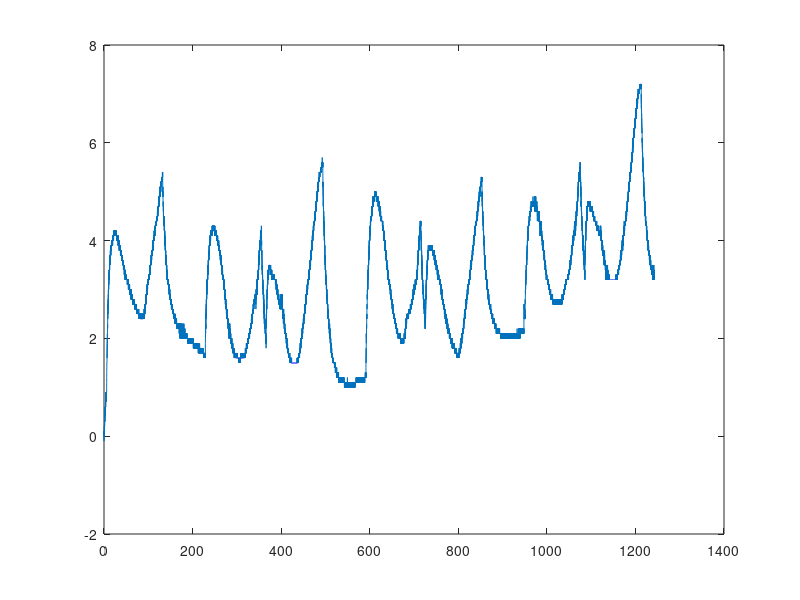

Source code (MATLAB): (Note: this script raises an error after producing the figure.)
clear all
close all
% dTemp=T-Te
% C*(dT/dt)= -k1(T-Te) + k2Iq + K3Iq_rms + k4Id + k5Id_rms + k10Pw +
% k11pw_rms +k20Vel + k21Vel_rms

load("test_20220111_181745.mat");

t_days=(experiment.time-experiment.time(1))';
t_minutes=(t_days)*24*60;
t=t_minutes;
T=experiment.Temperature;
Te=T(1);
Id_rms=experiment.Id;
Id=experiment.mean_Id.^2;
Iq_rms=experiment.Iq;
Iq=experiment.mean_Iq.^2;
Iout_rms=experiment.Iout;
Iout=experiment.mean_Iout.^2;
Vout_rms=experiment.Vout;
Vout=experiment.mean_Vout.^2;
vel_rms=experiment.Speed;
vel=experiment.mean_Speed.^2;

M=[ones(length(t_days),1) sin(2*pi*t_days) cos(2*pi*t_days)];
par=M\T;

TempTrend=M*par;
dTemp=T-TempTrend;

Temp=T-Te;
Pw_rms=Iout_rms.*Vout_rms;
Pws=Iout.*Vout;

param=[Id_rms,Id,Iq_rms,Iq,Pw_rms,Pws,vel_rms,vel];
 
figure(1)
plot(t,Temp)
hold on 
[VALp,PKp] = findpeaks(dTemp,'MinPeakProminence', 0.5);
plot(t,Temp,t(PKp),Temp(PKp),'r*') 
hold on 
[VALn,PKn] = findpeaks(-dTemp,'MinPeakProminence', 0.5);
plot(t,Temp,t(PKn),Temp(PKn),'b*')

% pause
% 
% Temp1=Temp(1:PKp(1));
% t1=t(1:PKp(1));
% param1=param(1:PKp(1),:);
% coef=Temp1\param1;
% Stima=coef*param1';
% 
% figure(1)
% plot(t1,Temp1)
% hold on
% plot(t1,Stima,'--')
% legend('Temperature','Stima')

